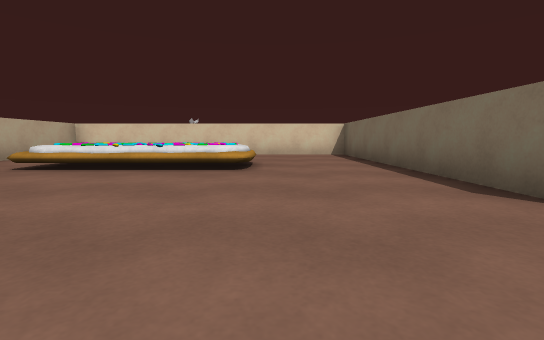
view 1 (above)

17 first-person views from a walk through a 3-D level made in the Unity game engine. The camera is 0.51 m above the floor, tilts 6° down and sees 85° across. The floor is counted in squares, 1 m on a side. Each view is taken from the middle of a square. On the plan, view 1 faces up. The plan holds only what a view shows up to about 9 squares ahead; the rest is blank. The place goes on beyond the plan.

view 2
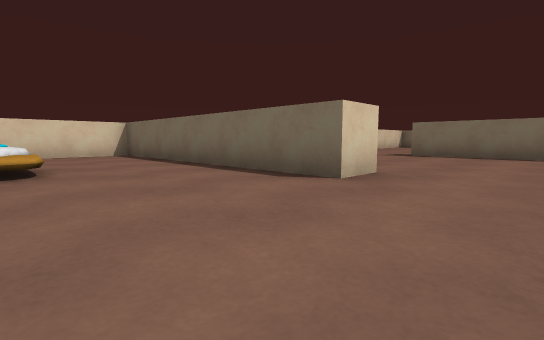

view 3
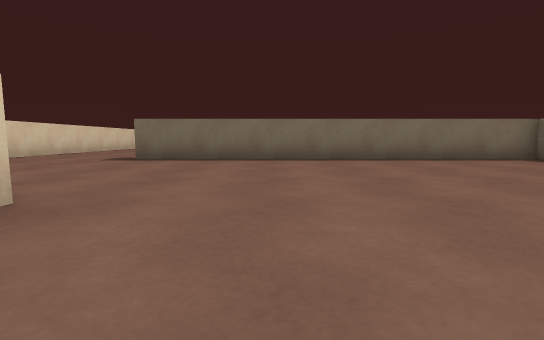

view 4
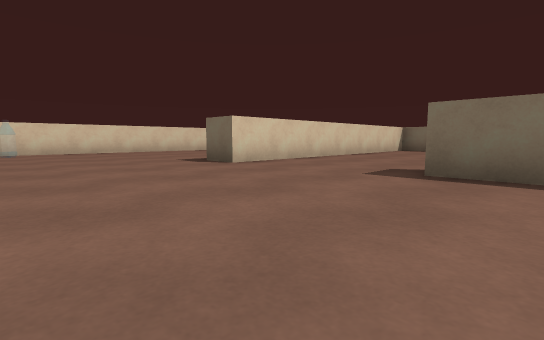

view 5
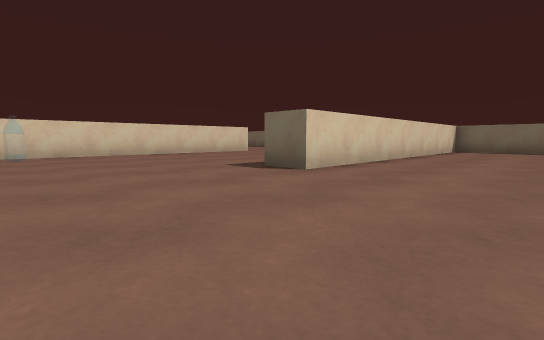

view 6
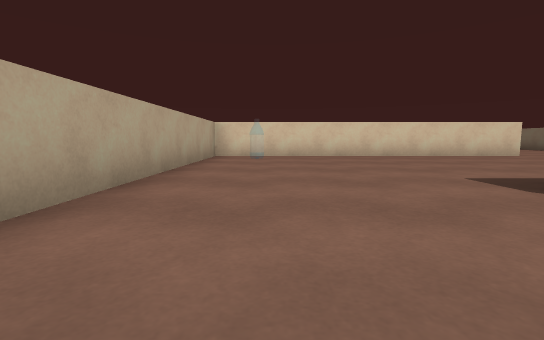

view 7
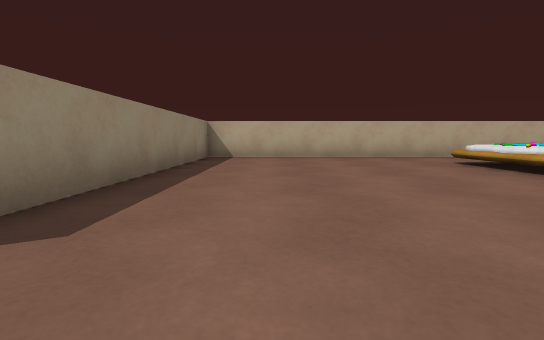

view 8
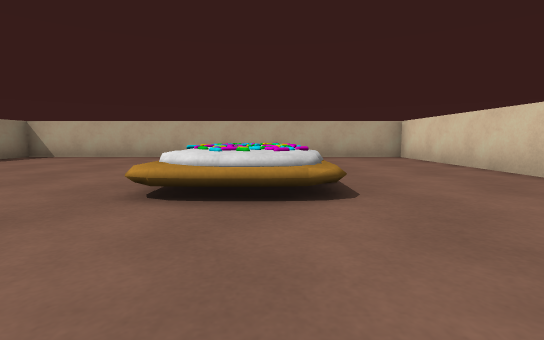

view 9
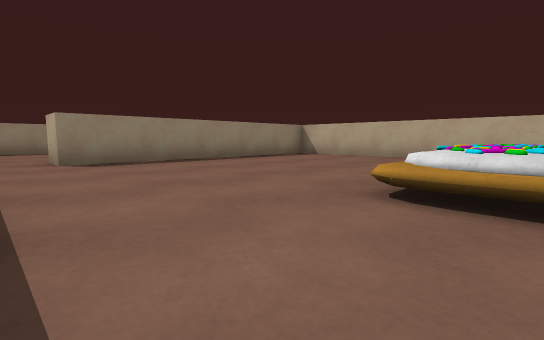

view 10
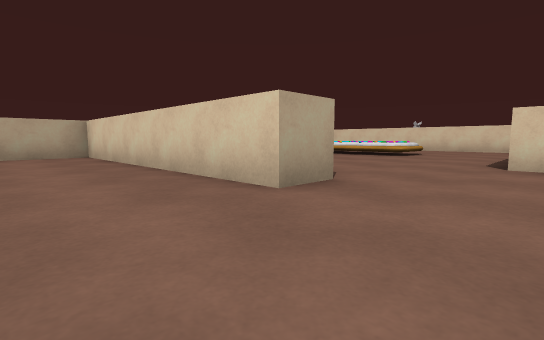

view 11
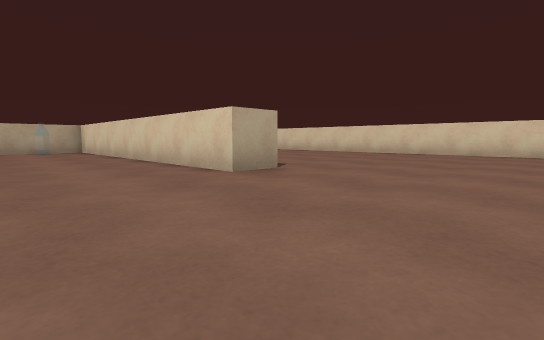

view 12
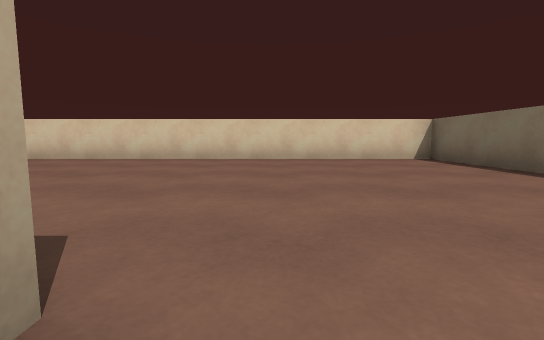

view 13
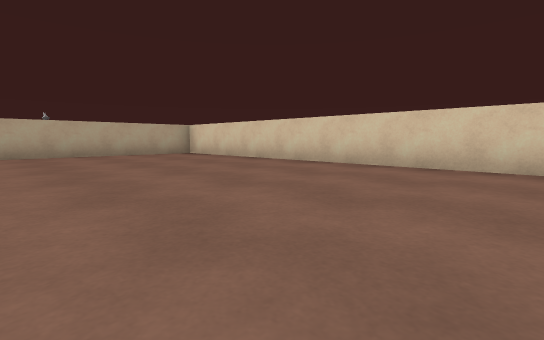

view 14
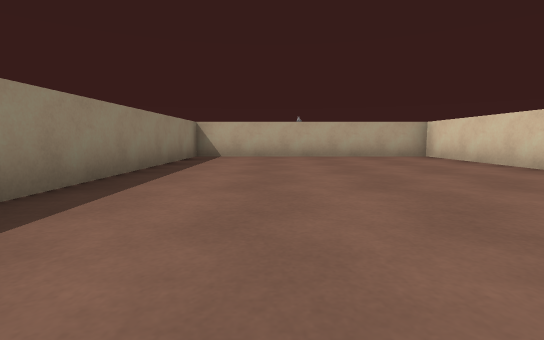

view 15
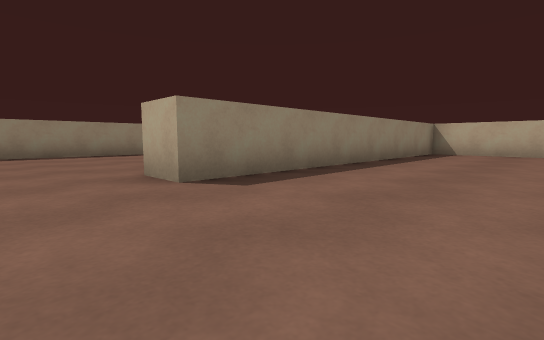

view 16
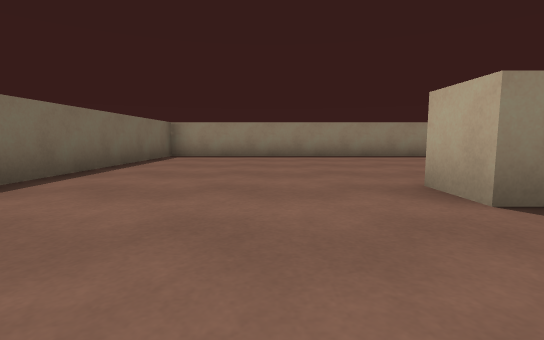

view 17
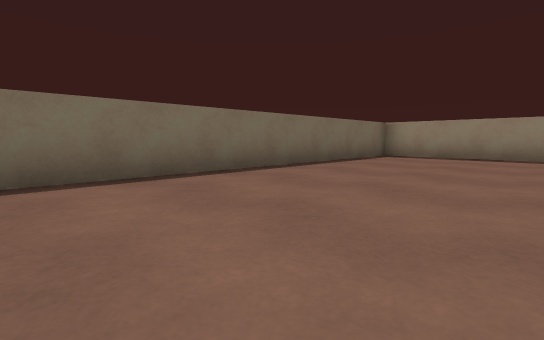

### Floor plan
Points are (right, up) in squares from view 1. A wall is a line through its corners. A room is listed if a view was taken in it or the views show most of it. See-through windows are left out.
Room 1 (views 1, 2, 3, 4, 5, 6, 7, 8, 9, 10, 11, 12, 13, 14, 15, 16, 17)
walls: (9.4, 8.1) (17, 8.1) (17, 21.5) (3.3, 21.5) (3.3, 14.8) (12.3, 14.8) (12.3, 13.8) (3.3, 13.8) (3.3, 6.8); (3.4, 2.1) (2.3, 2.1) (2.3, 9.6) (-6.3, 9.6) (-6.3, -0.8) (0.9, -0.8) (0.9, -1.8) (-6.3, -1.8) (-6.3, -3.6); (13.8, 7.1) (7.9, 7.1) (7.9, 8.1); (8.4, -4.5) (8.4, 3.5)
objects: other object (-4, 5) to (-1, 6)

Where each view was taken, in squares from view 1:
view 1: 0 up, 0 right, facing up
view 2: 0 up, 1 left, facing up-right
view 3: 0 up, 1 right, facing right
view 4: 2 up, 4 right, facing up-right
view 5: 4 up, 4 right, facing up-right
view 6: 5 up, 5 right, facing up
view 7: 1 up, 2 right, facing left
view 8: 6 up, 2 right, facing left
view 9: 6 up, 2 right, facing down-left
view 10: 4 down, 3 right, facing up-left
view 11: 11 up, 16 right, facing up-left
view 12: 14 up, 13 right, facing up
view 13: 16 up, 13 right, facing up-left
view 14: 17 up, 12 right, facing left
view 15: 18 up, 14 right, facing down-left
view 16: 17 up, 14 right, facing down
view 17: 17 up, 13 right, facing down-right
